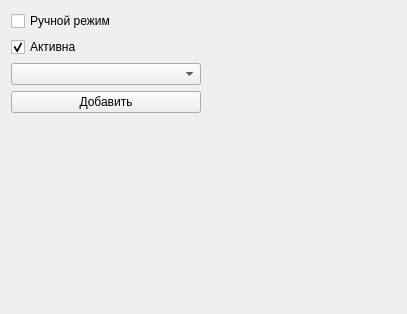
<?xml version="1.0" encoding="UTF-8"?>
<ui version="4.0">
 <class>ClassBPage</class>
 <widget class="QWidget" name="ClassBPage">
  <property name="geometry">
   <rect>
    <x>0</x>
    <y>0</y>
    <width>407</width>
    <height>314</height>
   </rect>
  </property>
  <property name="windowTitle">
   <string>ClassBPage</string>
  </property>
  <layout class="QGridLayout" name="gridLayout">
   <item row="0" column="0">
    <widget class="QCheckBox" name="checkBox_manual">
     <property name="text">
      <string>Ручной режим</string>
     </property>
    </widget>
   </item>
   <item row="2" column="0">
    <widget class="QComboBox" name="comboBox_numberClassA"/>
   </item>
   <item row="1" column="0">
    <widget class="QCheckBox" name="checkBox_Active">
     <property name="text">
      <string>Активна</string>
     </property>
     <property name="checked">
      <bool>true</bool>
     </property>
    </widget>
   </item>
   <item row="3" column="0">
    <widget class="QPushButton" name="pushButton_addClassB">
     <property name="text">
      <string>Добавить</string>
     </property>
    </widget>
   </item>
   <item row="4" column="0">
    <spacer name="verticalSpacer">
     <property name="orientation">
      <enum>Qt::Vertical</enum>
     </property>
     <property name="sizeHint" stdset="0">
      <size>
       <width>20</width>
       <height>188</height>
      </size>
     </property>
    </spacer>
   </item>
   <item row="0" column="1" rowspan="5">
    <widget class="ToolBox" name="widgetSimulatorB" native="true"/>
   </item>
  </layout>
 </widget>
 <layoutdefault spacing="6" margin="11"/>
 <customwidgets>
  <customwidget>
   <class>ToolBox</class>
   <extends>QWidget</extends>
   <header>ToolBox.h</header>
   <container>1</container>
  </customwidget>
 </customwidgets>
 <resources/>
 <connections/>
</ui>
